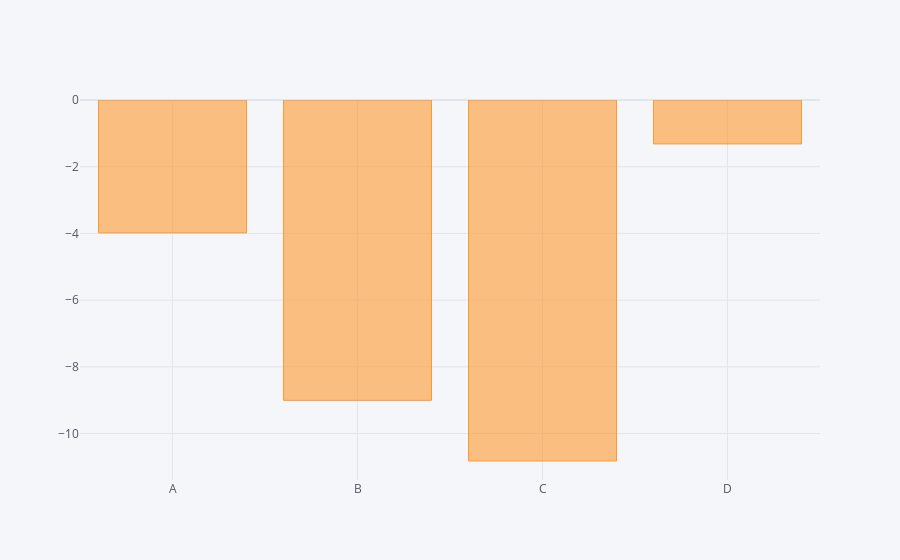

Write notebook code for a chart like this one.
### Code cell
df.sum().iplot(kind='bar')

### Figure 1 — Plotly figure (JSON) as saved in the notebook; plotly's stock layout.template omitted (floating-point values rounded to 4 significant figures)
{"data": [{"marker": {"color": "rgba(255, 153, 51, 0.6)", "line": {"color": "rgba(255, 153, 51, 1.0)", "width": 1}}, "name": "None", "orientation": "v", "text": "", "type": "bar", "x": ["A", "B", "C", "D"], "y": [-3.984, -9.005, -10.82, -1.317]}], "layout": {"autosize": true, "legend": {"bgcolor": "#F5F6F9", "font": {"color": "#4D5663"}}, "paper_bgcolor": "#F5F6F9", "plot_bgcolor": "#F5F6F9", "title": {"font": {"color": "#4D5663"}}, "xaxis": {"autorange": true, "gridcolor": "#E1E5ED", "range": [-0.5, 3.5], "showgrid": true, "tickfont": {"color": "#4D5663"}, "title": {"font": {"color": "#4D5663"}, "text": ""}, "type": "category", "zerolinecolor": "#E1E5ED"}, "yaxis": {"autorange": true, "gridcolor": "#E1E5ED", "range": [-11.39, 0], "showgrid": true, "tickfont": {"color": "#4D5663"}, "title": {"font": {"color": "#4D5663"}, "text": ""}, "type": "linear", "zerolinecolor": "#E1E5ED"}}}
